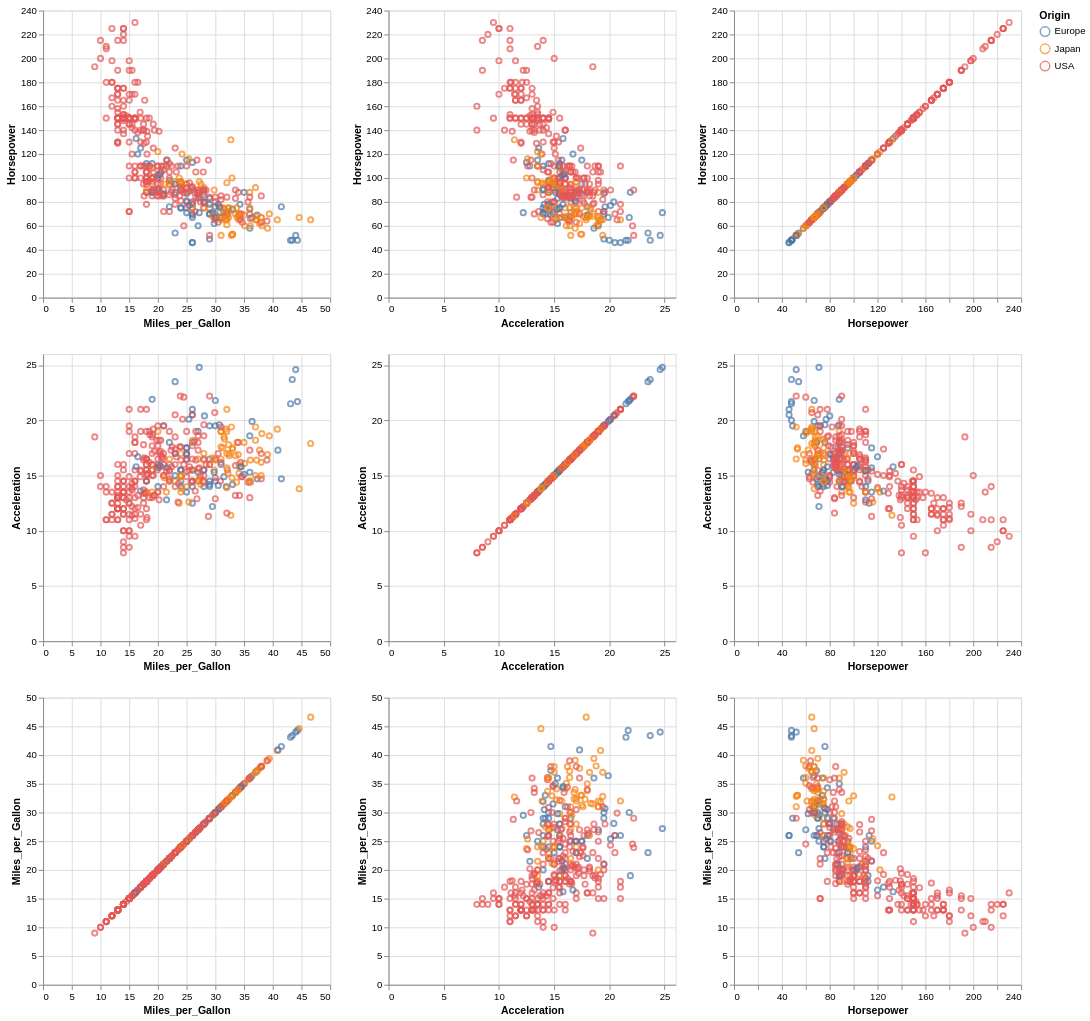

Express this chart as Vega-Lite.
### Vega-Lite specification from a JSON file in a GitHub repository (floating-point values rounded to 4 significant figures; data arrays with more than 128 entries replaced by an {"elided": "..."} marker saying what was removed)
{"$schema": "https://vega.github.io/schema/vega-lite/v4.json", "data": {"values": {"elided": "406 records"}}, "repeat": {"row": ["Horsepower", "Acceleration", "Miles_per_Gallon"], "column": ["Miles_per_Gallon", "Acceleration", "Horsepower"]}, "spec": {"selection": {"brush": {"type": "interval", "resolve": "intersect"}}, "mark": "point", "encoding": {"x": {"field": {"repeat": "column"}, "type": "quantitative"}, "y": {"field": {"repeat": "row"}, "type": "quantitative"}, "color": {"condition": {"selection": "brush", "field": "Origin", "type": "nominal"}, "value": "grey"}}}}
